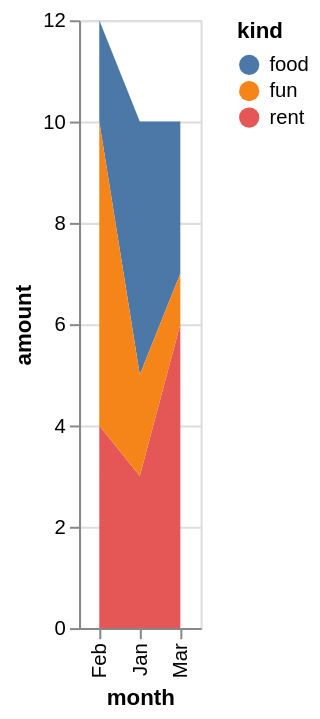

Express this chart as Vega-Lite.
### Vega-Lite specification from a JSON file in a GitHub repository (floating-point values rounded to 4 significant figures)
{"$schema": "https://vega.github.io/schema/vega-lite/v6.json", "data": {"values": [{"amount": 3, "kind": "rent", "month": "Jan"}, {"amount": 5, "kind": "food", "month": "Jan"}, {"amount": 2, "kind": "fun", "month": "Jan"}, {"amount": 4, "kind": "rent", "month": "Feb"}, {"amount": 2, "kind": "food", "month": "Feb"}, {"amount": 6, "kind": "fun", "month": "Feb"}, {"amount": 6, "kind": "rent", "month": "Mar"}, {"amount": 3, "kind": "food", "month": "Mar"}, {"amount": 1, "kind": "fun", "month": "Mar"}]}, "description": "Areas stacked by a nominal field.", "encoding": {"color": {"field": "kind", "type": "nominal"}, "x": {"field": "month", "type": "ordinal"}, "y": {"field": "amount", "type": "quantitative"}}, "mark": "area", "usermeta": {"eas": {"standin_ratio": 0.0252, "threshold": 0.05}}}
